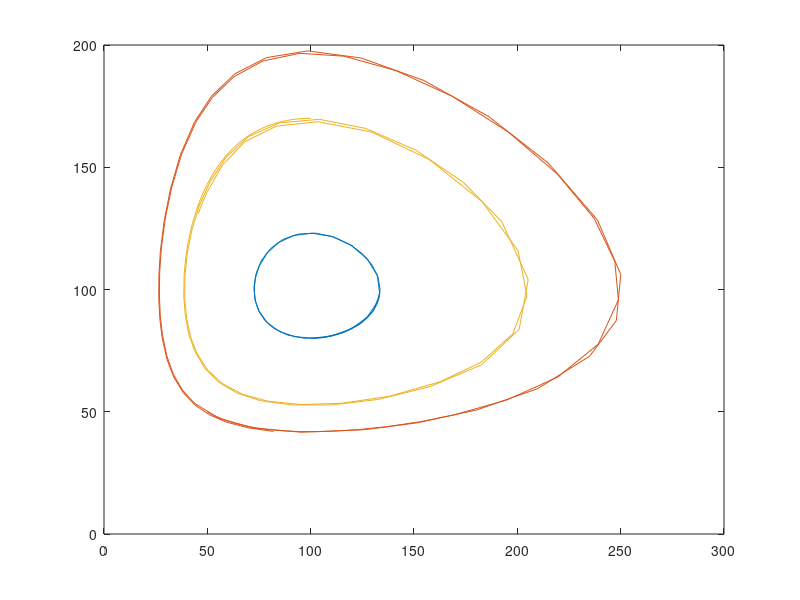

MATLAB code to generate this figure: (Note: this script raises an error after producing the figure.)
clear all
clc
beta1=1.0; alpha2=0.5; c1=0.01; c2=0.005;
tend = 20;%the end time to run the simulation
% as a matrix
u0vec = [100, 50, 100; %make a matrix of ICs
80, 50, 170];
u0size = size(u0vec); %size of the matrix
numICs = u0size(2); % extract number of ICs
rhs=@(t, x)[beta1*x(1)-c1*x(1)*x(2); c2*x(1)*x(2)-alpha2*x(2)];

for k = 1:numICs %loop over each IC
u0 = u0vec(:, k); %extract the kth column

[tsol, usol] = ode45(rhs, [0, tend], u0);
Xsol = usol(:, 1); Ysol = usol(:, 2);
plot(Xsol, Ysol);
hold on;
end
% makearrows, see Appendix for this function
c_dirplot(rhs, 0, 800, 0, 300, 11);
axis([0,300, 0, 200]);
figure
plot(Xsol,Ysol)
title('Phase Plane Plot')
xlabel('Prey Population')
ylabel('Predator Population')
